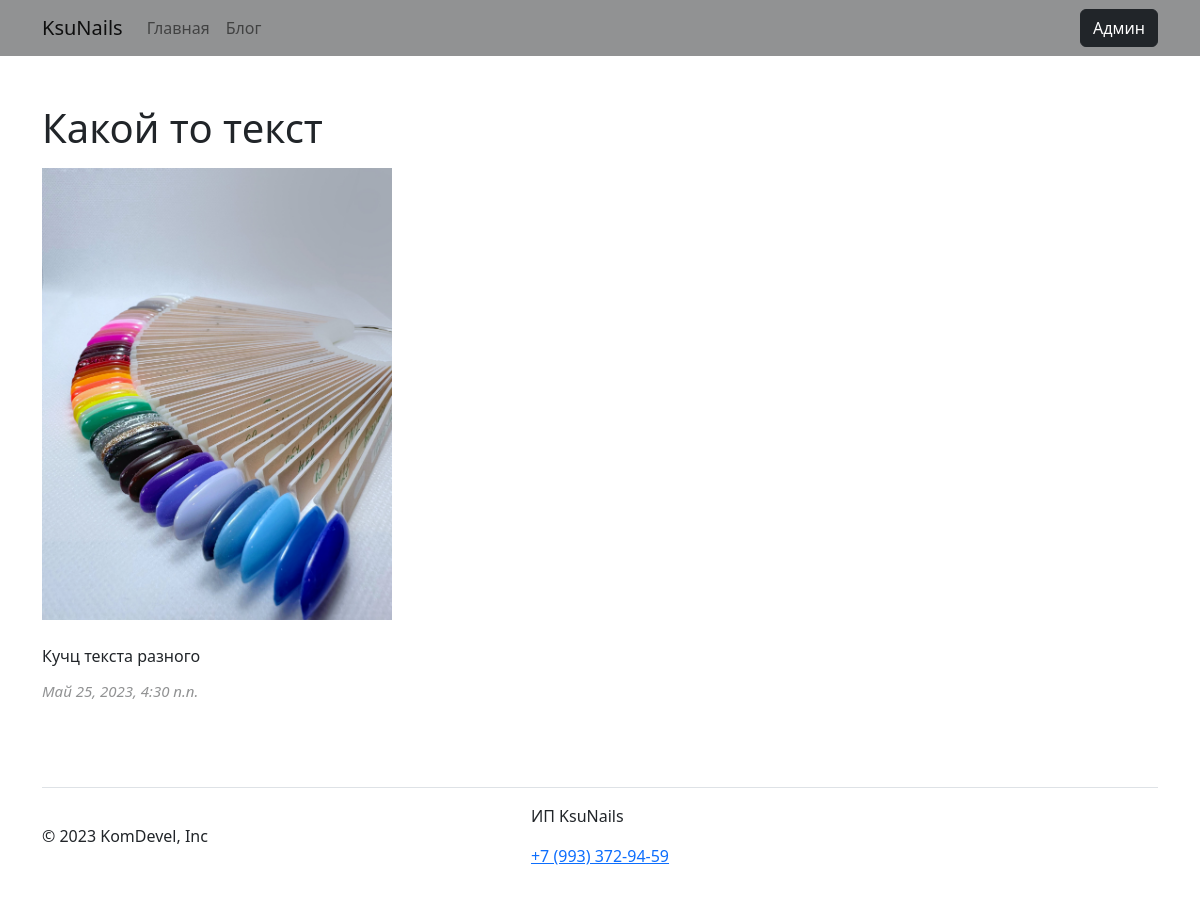
Screenshot of /post/kakoj-to-tekst/ with the database file from the repository.
### blog/models.py (models this page shows, shortened)
class Post(models.Model):
    class Status(models.TextChoices):
        DRAFT = 'DF', 'Черновик'
        PUBLISHED = 'PB', 'Опубликован'
    title = models.CharField('Название статьи', max_length=250, unique=True)
    image = models.ImageField(upload_to="images/%Y/%m/%d/", verbose_name="Изображение")
    slug = models.SlugField(max_length=255, unique=True, db_index=True, verbose_name="URL")
    author = models.ForeignKey(User, on_delete=models.CASCADE, related_name='blog_posts', verbose_name="Автор")
    text = models.TextField('Основной текст статьи')
    created = models.DateTimeField(auto_now_add=True, verbose_name="Создано")
    publish = models.DateTimeField(default=timezone.now, verbose_name="Дата")
    status = models.CharField(max_length=2, choices=Status.choices, default=Status.DRAFT, verbose_name="Статус")
    class Meta:
        ordering = ['-publish']
        indexes = [
            models.Index(fields=['-publish']),
        ]
        verbose_name = 'Пост'
        verbose_name_plural = 'Посты'

### blog/views.py (the view)
# urls.py: path('post/<slug:post_slug>/', views.show_post, name='post'),
def show_post(request, post_slug):
    post = get_object_or_404(Post, slug=post_slug)
    context = {
        'post': post,
        'menu': menu,
        'title': post.title,
    }
    return render(request, 'blog/post.html', context=context)

### blog/templates/blog/post.html (shortened to what this page needs)
{% extends 'blog/base.html' %}
{% block body %}
<main class="main">
    <section class="post">
        <div class="pb-5 pt-5">
            <h1 class="mb-3">{{ post.title }}</h1>
            <img class="blog-img mb-2" src="{{ post.image.url }}" alt="">
            <p>{{ post.text|linebreaks }}</p>
            <p class="data-span">{{ post.publish }}</p>
        </div>
    </section>
</main>
{% endblock %}

### blog/static/blog/main.css (style rules this page uses)
.blog-img { width: 350px; }
.data-span { color: var(--oslo_gray); font-style: italic; font-weight: 400; font-size: 15px; line-height: 100%; }

### blog/static/blog/vars.css (style rules this page uses)
:root { --white_color: #ffffff; --lavender: #D07AE8; --black_color: #000000; --oslo_gray: #919293; }

### rows the page displays
Post: title "Какой то текст", image (picture), text "Кучц текста разного", publish "Май 25, 2023, 4:30 п.п."

### other values shown
{{ m.title }} "Главная" "Блог"
